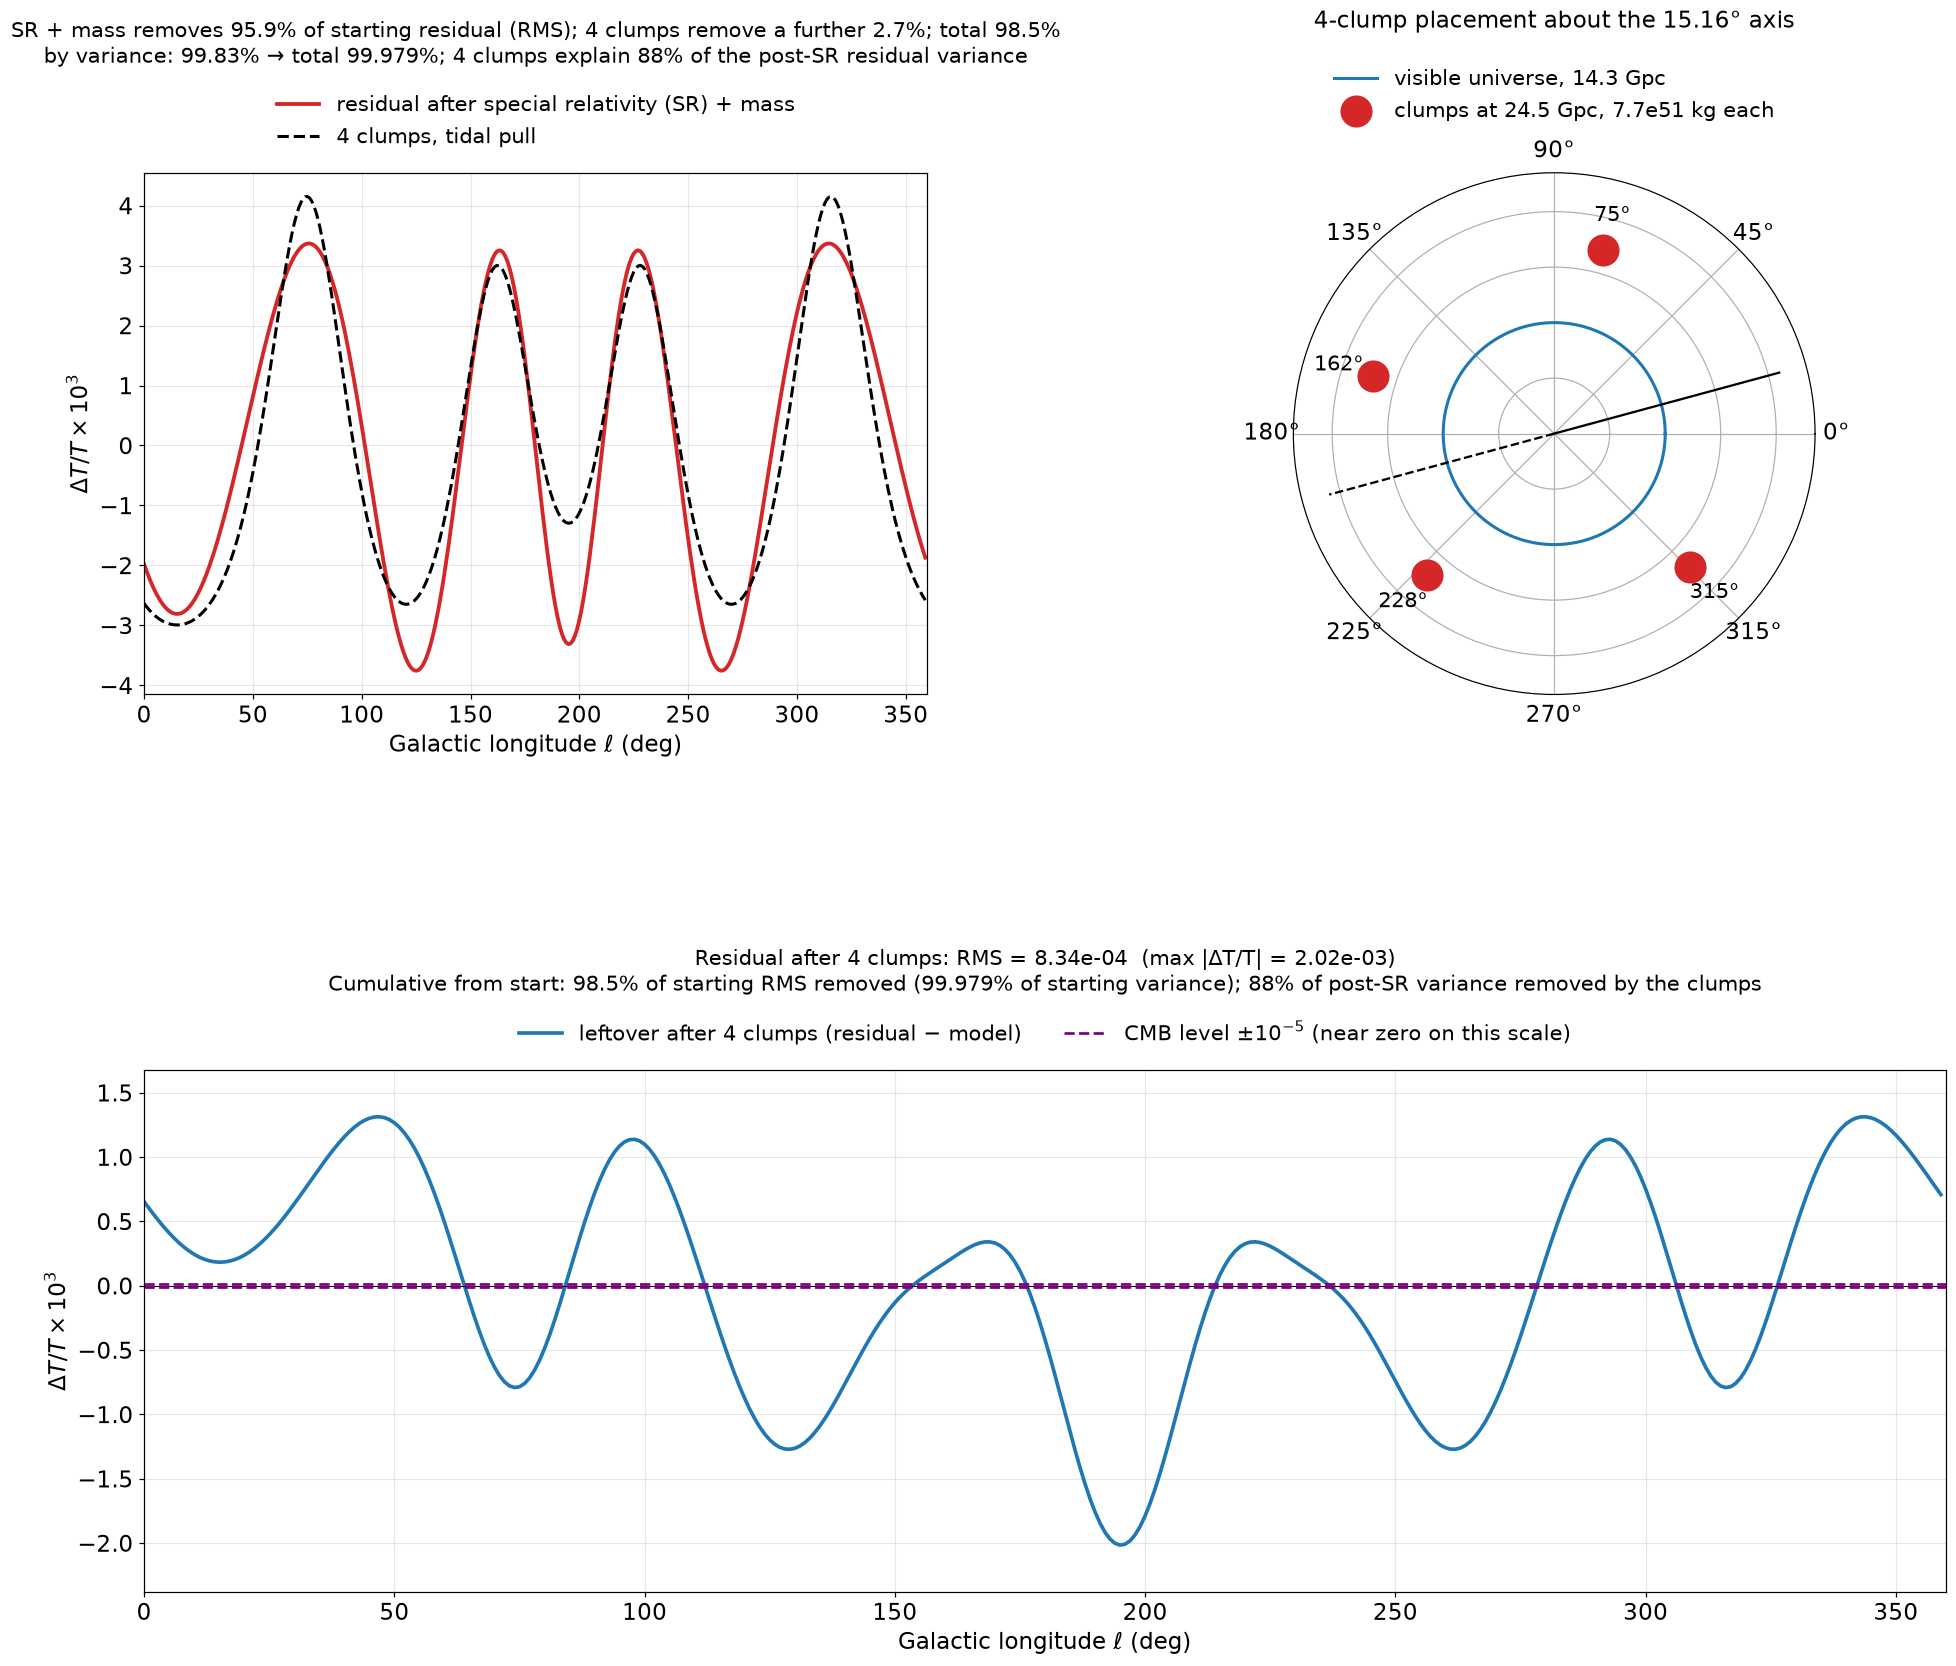

The script that saved this image:
"""Residual panel + percentages for the 4-clump tidal fit.

Reuses saved clump-fit.json parameters and cmb-cancel-story.json run-2 params.
Does NOT refit.
"""
import json, numpy as np
import matplotlib; matplotlib.use("Agg"); import matplotlib.pyplot as plt
from matplotlib.gridspec import GridSpec

src = open("cmb-cancel.py").read().split("if __name__")[0]
g = {}; exec(src, g)
story = json.load(open("cmb-cancel-story.json"))
P = story["params"]; phi = P[4]
ELL = g["ELL"]; G = g["G_FULL"]

R0 = G - 1.0  # starting shell-geometry anisotropy (before SR + mass)
R = g["resid"](G, g["S_model"](*P)[0]); R = R - R.mean()  # after SR + mass (run 2)

cf = json.load(open("clump-fit.json"))
p = np.array(cf["2 pairs"]["p"])  # reuse saved 2-pair / 4-clump params

th = np.radians(ELL)


def field(alpha, D):
    x, y = np.cos(th), np.sin(th)
    X, Y = D * np.cos(alpha), D * np.sin(alpha)
    dx, dy = X - x, Y - y
    r3 = (dx * dx + dy * dy) ** 1.5
    ar = (dx * x + dy * y) / r3
    a0x, a0y = X / D ** 3, Y / D ** 3
    ar = ar - (a0x * x + a0y * y)
    return ar - ar.mean()


def model_2pairs(p):
    D = p[0]; out = np.zeros_like(th); i = 1
    for _ in range(2):
        k_, off = p[i], p[i + 1]; i += 2
        out += k_ * (field(np.radians(phi + off), D) + field(np.radians(phi - off), D))
    return out


m = model_2pairs(p)
left = R - m


def rms(x):
    return float(np.sqrt(np.mean(x ** 2)))


a, b, c = rms(R0), rms(R), rms(left)
max_abs_left = float(np.abs(left).max())

sr_amp = 100 * (a - b) / a
sr_var = 100 * (a ** 2 - b ** 2) / a ** 2
tot_amp = 100 * (a - c) / a
tot_var = 100 * (a ** 2 - c ** 2) / a ** 2
clump_of_start_amp = 100 * (b - c) / a
clump_of_start_var = 100 * (b ** 2 - c ** 2) / a ** 2
clump_of_post_amp = 100 * (b - c) / b
clump_of_post_var = 100 * (1 - c ** 2 / b ** 2)

rad = np.radians(ELL)
var_left = float(np.mean(left ** 2))
modes = []
for mm in range(1, 13):
    am = float(2 * np.mean(left * np.cos(mm * rad)))
    bm = float(2 * np.mean(left * np.sin(mm * rad)))
    Am = float(np.hypot(am, bm))
    vf = float(0.5 * Am ** 2 / var_left) if var_left > 0 else 0.0
    modes.append(dict(m=mm, A=Am, var_frac=vf))

D = float(p[0])
angs = [(phi + p[2]) % 360, (phi - p[2]) % 360, (phi + p[4]) % 360, (phi - p[4]) % 360]
angs_sorted = sorted(angs)

out = dict(
    rms_starting_geometry=a,
    rms_after_SR_mass=b,
    rms_after_4_clumps=c,
    max_abs_residual_after_4_clumps=max_abs_left,
    percent_of_starting=dict(
        SR_mass_amplitude=sr_amp,
        SR_mass_variance=sr_var,
        clumps_alone_amplitude=clump_of_start_amp,
        clumps_alone_variance=clump_of_start_var,
        total_after_clumps_amplitude=tot_amp,
        total_after_clumps_variance=tot_var,
    ),
    percent_of_post_SR_residual=dict(
        clumps_amplitude=clump_of_post_amp,
        clumps_variance=clump_of_post_var,
    ),
    clump_params_reused=dict(
        p=p.tolist(), D_in_visible_radii=D, D_Gpc=D * 14.3,
        angles_deg=angs_sorted, mass_kg_each=7.7e51,
    ),
    leftover_fourier_modes=modes,
)
json.dump(out, open("clump-fit-residual.json", "w"), indent=1)

plt.rcParams.update({"font.size": 15})
fig = plt.figure(figsize=(18, 15))
gs = GridSpec(2, 2, figure=fig, height_ratios=[1.05, 1.05],
              hspace=0.72, wspace=0.30,
              top=0.92, bottom=0.06, left=0.07, right=0.98)

ax1 = fig.add_subplot(gs[0, 0])
ax1.plot(ELL, R * 1e3, "C3", lw=2.5, label="residual after special relativity (SR) + mass")
ax1.plot(ELL, m * 1e3, "k--", lw=2, label="4 clumps, tidal pull")
ax1.set_xlim(0, 360); ax1.grid(alpha=0.3)
ax1.set_xlabel(r"Galactic longitude $\ell$ (deg)")
ax1.set_ylabel(r"$\Delta T/T\times10^{3}$")
ax1.legend(loc="lower center", bbox_to_anchor=(0.5, 1.01), ncol=1, frameon=False, fontsize=14)
ax1.set_title(
    f"SR + mass removes {sr_amp:.1f}% of starting residual (RMS); "
    f"4 clumps remove a further {clump_of_start_amp:.1f}%; total {tot_amp:.1f}%\n"
    f"by variance: {sr_var:.2f}% → total {tot_var:.3f}%; "
    f"4 clumps explain {clump_of_post_var:.0f}% of the post-SR residual variance",
    pad=72, fontsize=14,
)

ax2 = fig.add_subplot(gs[0, 1], projection="polar")
ax2.plot(np.linspace(0, 2 * np.pi, 400), np.ones(400), "C0", lw=2,
         label="visible universe, 14.3 Gpc")
ax2.scatter(np.radians(angs), [D] * 4, s=400, color="C3", zorder=3,
            label=f"clumps at {D * 14.3:.1f} Gpc, 7.7e51 kg each")
ax2.plot([np.radians(phi)] * 2, [0, 2.1], "k", lw=1.5)
ax2.plot([np.radians(phi + 180)] * 2, [0, 2.1], "k--", lw=1.5)
for A in angs:
    ax2.text(np.radians(A), D + 0.32, f"{A:.0f}°", ha="center", va="center", fontsize=14)
ax2.set_ylim(0, 2.35); ax2.set_yticklabels([])
ax2.legend(loc="lower center", bbox_to_anchor=(0.5, 1.06), frameon=False, fontsize=14)
ax2.set_title("4-clump placement about the 15.16° axis", pad=95, fontsize=15)

ax3 = fig.add_subplot(gs[1, :])
ax3.plot(ELL, left * 1e3, "C0", lw=2.4, label="leftover after 4 clumps (residual − model)")
ax3.axhline(0, color="k", lw=0.7)
cmb_scaled = 1e-5 * 1e3  # 0.01 on this axis — sits on zero vs leftover ~±2
ax3.axhline(cmb_scaled, ls="--", color="purple", lw=1.8)
ax3.axhline(-cmb_scaled, ls="--", color="purple", lw=1.8,
            label=r"CMB level $\pm10^{-5}$ (near zero on this scale)")
ax3.set_xlim(0, 360); ax3.grid(alpha=0.3)
ax3.set_xlabel(r"Galactic longitude $\ell$ (deg)")
ax3.set_ylabel(r"$\Delta T/T\times10^{3}$")
ymin, ymax = left.min() * 1e3, left.max() * 1e3
pad = 0.18 * max(abs(ymin), abs(ymax))
ax3.set_ylim(ymin - pad, ymax + pad)
ax3.legend(loc="lower center", bbox_to_anchor=(0.5, 1.01), ncol=2, frameon=False, fontsize=14)
ax3.set_title(
    f"Residual after 4 clumps: RMS = {c:.2e}  (max |ΔT/T| = {max_abs_left:.2e})\n"
    f"Cumulative from start: {tot_amp:.1f}% of starting RMS removed "
    f"({tot_var:.3f}% of starting variance); "
    f"{clump_of_post_var:.0f}% of post-SR variance removed by the clumps",
    pad=52, fontsize=14,
)

fig.savefig("clump-fit-residual.png", dpi=110, bbox_inches="tight")
print("a,b,c =", a, b, c)
print("max|left| =", max_abs_left)
print("saved clump-fit-residual.png / .json")
